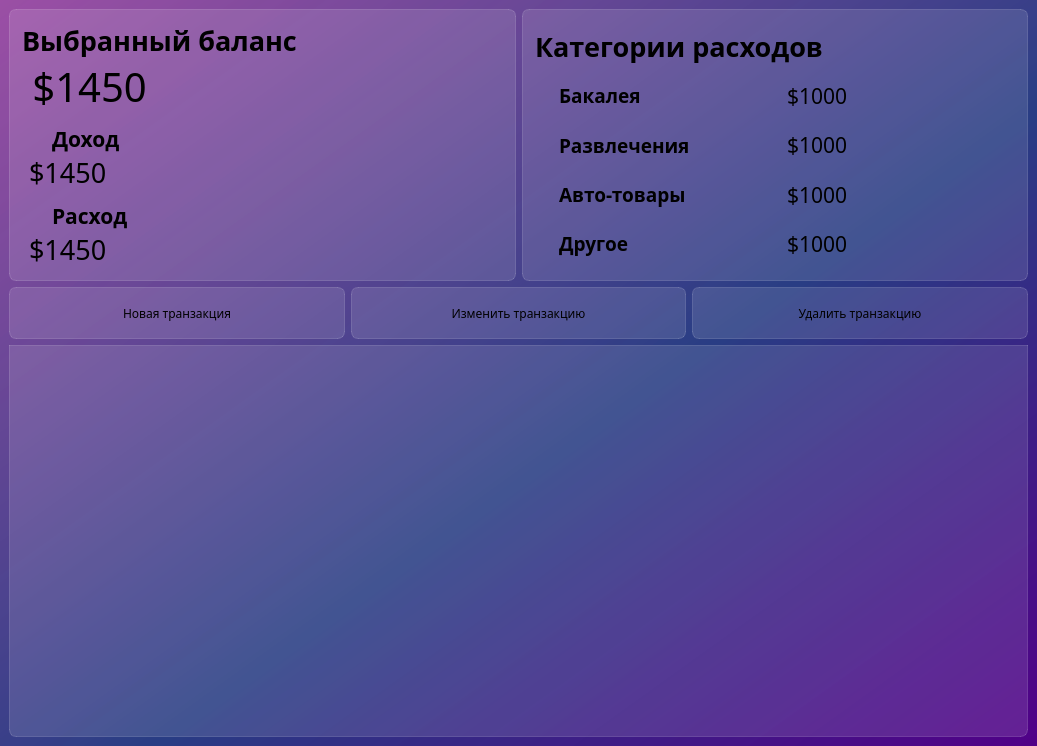
<?xml version="1.0" encoding="UTF-8"?>
<ui version="4.0">
 <class>MainWindow</class>
 <widget class="QMainWindow" name="MainWindow">
  <property name="geometry">
   <rect>
    <x>0</x>
    <y>0</y>
    <width>1037</width>
    <height>746</height>
   </rect>
  </property>
  <property name="windowTitle">
   <string>Expense tracker</string>
  </property>
  <property name="styleSheet">
   <string notr="true">background-color: qlineargradient(spread:pad, x1:1, y1:1, x2:0, y2:0, stop:0 rgba(81, 0, 135, 255), stop:0.427447 rgba(41, 61, 132, 235), stop:1 rgba(155, 79, 165, 255));
font-family: Noto Sans SC;</string>
  </property>
  <widget class="QWidget" name="centralwidget">
   <layout class="QVBoxLayout" name="verticalLayout_3">
    <item>
     <layout class="QHBoxLayout" name="horizontalLayout_7">
      <item>
       <widget class="QFrame" name="balance_frame">
        <property name="styleSheet">
         <string notr="true">background-color: rgba(255, 255, 255, 30);
border: 1px solid rgba(255, 255, 255, 40);
border-radius: 7px;</string>
        </property>
        <layout class="QVBoxLayout" name="verticalLayout">
         <property name="spacing">
          <number>0</number>
         </property>
         <property name="leftMargin">
          <number>12</number>
         </property>
         <property name="topMargin">
          <number>12</number>
         </property>
         <property name="rightMargin">
          <number>12</number>
         </property>
         <property name="bottomMargin">
          <number>12</number>
         </property>
         <item>
          <widget class="QLabel" name="le_current_balance">
           <property name="styleSheet">
            <string notr="true">color: black;
font-weight: bold;
font-size: 20pt;
background-color: none;
border: none;</string>
           </property>
           <property name="text">
            <string>Выбранный баланс</string>
           </property>
          </widget>
         </item>
         <item>
          <widget class="QLabel" name="le_balance">
           <property name="styleSheet">
            <string notr="true">color: black;
font-size: 30pt;
background-color: none;
border: none;</string>
           </property>
           <property name="text">
            <string> $1450</string>
           </property>
          </widget>
         </item>
         <item>
          <layout class="QHBoxLayout" name="horizontalLayout">
           <property name="spacing">
            <number>0</number>
           </property>
           <item>
            <widget class="QLabel" name="icon_up_arrow">
             <property name="maximumSize">
              <size>
               <width>24</width>
               <height>16777215</height>
              </size>
             </property>
             <property name="styleSheet">
              <string notr="true">background-color: none;
border: none;
padding-top: 10px;</string>
             </property>
             <property name="text">
              <string/>
             </property>
             <property name="pixmap">
              <pixmap resource="res-rc.qrc">:/icon /icon black/north_west_24dp_000000_FILL0_wght400_GRAD0_opsz24.svg</pixmap>
             </property>
            </widget>
           </item>
           <item>
            <widget class="QLabel" name="label_income">
             <property name="styleSheet">
              <string notr="true">color: black;
font-size: 16pt;
background-color: none;
border: none;
font-weight: bold;
padding-top: 10px;</string>
             </property>
             <property name="text">
              <string>Доход</string>
             </property>
            </widget>
           </item>
          </layout>
         </item>
         <item>
          <widget class="QLabel" name="income_balance">
           <property name="styleSheet">
            <string notr="true">color: black;
font-size: 20pt;
background-color: none;
border: none;</string>
           </property>
           <property name="text">
            <string> $1450</string>
           </property>
          </widget>
         </item>
         <item>
          <layout class="QHBoxLayout" name="horizontalLayout_2">
           <property name="spacing">
            <number>0</number>
           </property>
           <item>
            <widget class="QLabel" name="ico_down_arrow">
             <property name="maximumSize">
              <size>
               <width>24</width>
               <height>16777215</height>
              </size>
             </property>
             <property name="styleSheet">
              <string notr="true">background-color: none;
border: none;
padding-top: 10px;</string>
             </property>
             <property name="text">
              <string/>
             </property>
             <property name="pixmap">
              <pixmap resource="res-rc.qrc">:/icon /icon black/call_received_24dp_000000_FILL0_wght400_GRAD0_opsz24.svg</pixmap>
             </property>
            </widget>
           </item>
           <item>
            <widget class="QLabel" name="label_outcome">
             <property name="styleSheet">
              <string notr="true">color: black;
font-size: 16pt;
background-color: none;
border: none;
font-weight: bold;
padding-top: 10px;</string>
             </property>
             <property name="text">
              <string>Расход</string>
             </property>
            </widget>
           </item>
          </layout>
         </item>
         <item>
          <widget class="QLabel" name="outcome_balance">
           <property name="styleSheet">
            <string notr="true">color: black;
font-size: 20pt;
background-color: none;
border: none;</string>
           </property>
           <property name="text">
            <string> $1450</string>
           </property>
          </widget>
         </item>
        </layout>
       </widget>
      </item>
      <item>
       <widget class="QFrame" name="categories_frame">
        <property name="styleSheet">
         <string notr="true">background-color: rgba(255, 255, 255, 30);
border: 1px solid rgba(255, 255, 255, 40);
border-radius: 7px;</string>
        </property>
        <layout class="QVBoxLayout" name="verticalLayout_2">
         <property name="spacing">
          <number>0</number>
         </property>
         <property name="leftMargin">
          <number>12</number>
         </property>
         <property name="topMargin">
          <number>12</number>
         </property>
         <property name="rightMargin">
          <number>12</number>
         </property>
         <property name="bottomMargin">
          <number>12</number>
         </property>
         <item>
          <widget class="QLabel" name="label_9">
           <property name="styleSheet">
            <string notr="true">color: black;
font-weight: bold;
font-size: 20pt;
background-color: none;
border: none;</string>
           </property>
           <property name="text">
            <string>Категории расходов</string>
           </property>
          </widget>
         </item>
         <item>
          <layout class="QHBoxLayout" name="horizontalLayout_6">
           <property name="spacing">
            <number>0</number>
           </property>
           <item>
            <widget class="QLabel" name="icon_groceries">
             <property name="maximumSize">
              <size>
               <width>24</width>
               <height>16777215</height>
              </size>
             </property>
             <property name="styleSheet">
              <string notr="true">background-color: none;
border: none;</string>
             </property>
             <property name="text">
              <string/>
             </property>
             <property name="pixmap">
              <pixmap resource="res-rc.qrc">:/icon /icon black/shopping_cart_24dp_000000_FILL0_wght400_GRAD0_opsz24.svg</pixmap>
             </property>
            </widget>
           </item>
           <item>
            <widget class="QLabel" name="label_groceries">
             <property name="styleSheet">
              <string notr="true">color: black;
font-weight: bold;
font-size: 14pt;
background-color: none;
border: none;</string>
             </property>
             <property name="text">
              <string>Бакалея</string>
             </property>
            </widget>
           </item>
           <item>
            <widget class="QLabel" name="balance_groceries">
             <property name="styleSheet">
              <string notr="true">color: black;
font-size: 16pt;
background-color: none;
border: none;</string>
             </property>
             <property name="text">
              <string>$1000</string>
             </property>
            </widget>
           </item>
          </layout>
         </item>
         <item>
          <layout class="QHBoxLayout" name="horizontalLayout_5">
           <property name="spacing">
            <number>0</number>
           </property>
           <item>
            <widget class="QLabel" name="ico_entertainment">
             <property name="maximumSize">
              <size>
               <width>24</width>
               <height>16777215</height>
              </size>
             </property>
             <property name="styleSheet">
              <string notr="true">background-color: none;
border: none;</string>
             </property>
             <property name="text">
              <string/>
             </property>
             <property name="pixmap">
              <pixmap resource="res-rc.qrc">:/icon /icon black/sports_esports_24dp_000000_FILL0_wght400_GRAD0_opsz24.svg</pixmap>
             </property>
            </widget>
           </item>
           <item>
            <widget class="QLabel" name="label_entertainment">
             <property name="styleSheet">
              <string notr="true">color: black;
font-weight: bold;
font-size: 14pt;
background-color: none;
border: none;</string>
             </property>
             <property name="text">
              <string>Развлечения</string>
             </property>
            </widget>
           </item>
           <item>
            <widget class="QLabel" name="balance_entertainment">
             <property name="styleSheet">
              <string notr="true">color: black;
font-size: 16pt;
background-color: none;
border: none;</string>
             </property>
             <property name="text">
              <string>$1000</string>
             </property>
            </widget>
           </item>
          </layout>
         </item>
         <item>
          <layout class="QHBoxLayout" name="horizontalLayout_4">
           <property name="spacing">
            <number>0</number>
           </property>
           <item>
            <widget class="QLabel" name="ico_auto">
             <property name="maximumSize">
              <size>
               <width>24</width>
               <height>16777215</height>
              </size>
             </property>
             <property name="styleSheet">
              <string notr="true">background-color: none;
border: none;</string>
             </property>
             <property name="text">
              <string/>
             </property>
             <property name="pixmap">
              <pixmap resource="res-rc.qrc">:/icon /icon black/directions_car_24dp_000000_FILL0_wght400_GRAD0_opsz24.svg</pixmap>
             </property>
            </widget>
           </item>
           <item>
            <widget class="QLabel" name="label_auto">
             <property name="styleSheet">
              <string notr="true">color: black;
font-weight: bold;
font-size: 14pt;
background-color: none;
border: none;</string>
             </property>
             <property name="text">
              <string>Авто-товары</string>
             </property>
            </widget>
           </item>
           <item>
            <widget class="QLabel" name="balance_auto">
             <property name="styleSheet">
              <string notr="true">color: black;
font-size: 16pt;
background-color: none;
border: none;</string>
             </property>
             <property name="text">
              <string>$1000</string>
             </property>
            </widget>
           </item>
          </layout>
         </item>
         <item>
          <layout class="QHBoxLayout" name="horizontalLayout_3">
           <property name="spacing">
            <number>0</number>
           </property>
           <item>
            <widget class="QLabel" name="icon_other">
             <property name="maximumSize">
              <size>
               <width>24</width>
               <height>16777215</height>
              </size>
             </property>
             <property name="styleSheet">
              <string notr="true">background-color: none;
border: none;</string>
             </property>
             <property name="text">
              <string/>
             </property>
             <property name="pixmap">
              <pixmap resource="res-rc.qrc">:/icon /icon black/list_24dp_000000_FILL0_wght400_GRAD0_opsz24.svg</pixmap>
             </property>
            </widget>
           </item>
           <item>
            <widget class="QLabel" name="label_other">
             <property name="styleSheet">
              <string notr="true">color: black;
font-weight: bold;
font-size: 14pt;
background-color: none;
border: none;</string>
             </property>
             <property name="text">
              <string>Другое</string>
             </property>
            </widget>
           </item>
           <item>
            <widget class="QLabel" name="balance_other">
             <property name="styleSheet">
              <string notr="true">color: black;
font-size: 16pt;
background-color: none;
border: none;</string>
             </property>
             <property name="text">
              <string>$1000</string>
             </property>
            </widget>
           </item>
          </layout>
         </item>
        </layout>
       </widget>
      </item>
     </layout>
    </item>
    <item>
     <layout class="QHBoxLayout" name="horizontalLayout_8">
      <item>
       <widget class="QPushButton" name="btn_new_transaction">
        <property name="styleSheet">
         <string notr="true">QPushButton {
color: black;
background-color: rgba(255, 255, 255, 30);
border: 1px solid rgba(255, 255, 255, 40);
border-radius: 7px;
width: 230px;
height: 50px;
}

QPushButton:hover {
background-color: rgba(255, 255, 255, 40);
}

QPushButton:pressed {
background-color: rgba(255,255,255,70);
}</string>
        </property>
        <property name="text">
         <string>Новая транзакция</string>
        </property>
        <property name="icon">
         <iconset resource="res-rc.qrc">
          <normaloff>:/icon /icon black/post_add_24dp_000000_FILL0_wght400_GRAD0_opsz24.svg</normaloff>:/icon /icon black/post_add_24dp_000000_FILL0_wght400_GRAD0_opsz24.svg</iconset>
        </property>
        <property name="iconSize">
         <size>
          <width>24</width>
          <height>24</height>
         </size>
        </property>
       </widget>
      </item>
      <item>
       <widget class="QPushButton" name="btn_edit_transaction">
        <property name="styleSheet">
         <string notr="true">QPushButton {
color: black;
background-color: rgba(255, 255, 255, 30);
border: 1px solid rgba(255, 255, 255, 40);
border-radius: 7px;
width: 230px;
height: 50px;
}

QPushButton:hover {
background-color: rgba(255, 255, 255, 40);
}

QPushButton:pressed {
background-color: rgba(255,255,255,70);
}</string>
        </property>
        <property name="text">
         <string>Изменить транзакцию</string>
        </property>
        <property name="icon">
         <iconset resource="res-rc.qrc">
          <normaloff>:/icon /icon black/edit_24dp_000000_FILL0_wght400_GRAD0_opsz24.svg</normaloff>:/icon /icon black/edit_24dp_000000_FILL0_wght400_GRAD0_opsz24.svg</iconset>
        </property>
        <property name="iconSize">
         <size>
          <width>24</width>
          <height>24</height>
         </size>
        </property>
       </widget>
      </item>
      <item>
       <widget class="QPushButton" name="btn_delete_transaction">
        <property name="styleSheet">
         <string notr="true">QPushButton {
color: black;
background-color: rgba(255, 255, 255, 30);
border: 1px solid rgba(255, 255, 255, 40);
border-radius: 7px;
width: 230px;
height: 50px;
}

QPushButton:hover {
background-color: rgba(255, 255, 255, 40);
}

QPushButton:pressed {
background-color: rgba(255,255,255,70);
}</string>
        </property>
        <property name="text">
         <string>Удалить транзакцию</string>
        </property>
        <property name="icon">
         <iconset resource="res-rc.qrc">
          <normaloff>:/icon /icon black/delete_24dp_000000_FILL0_wght400_GRAD0_opsz24.svg</normaloff>:/icon /icon black/delete_24dp_000000_FILL0_wght400_GRAD0_opsz24.svg</iconset>
        </property>
        <property name="iconSize">
         <size>
          <width>24</width>
          <height>24</height>
         </size>
        </property>
       </widget>
      </item>
     </layout>
    </item>
    <item>
     <widget class="QTableView" name="tableView">
      <property name="styleSheet">
       <string notr="true">QTableView {
background-color: rgba(255, 255, 255, 30);
border: 1px solid rgba(255,255,255,40);
border-bottom-right-radius: 7px;
border-bottom-left-radius: 7px;
}

QTableView:section {
background-color: rgba(53, 53, 53);
color: black;
border: none;
height: 50px;
font-size: 14pt;
}

QTableView:item {
border-style: none; 
border-bottom: rgba(255,255,255,50);
}

QTableView:item:selected {
border: none;
color: rgba(255,255,255);
background-color: rgba(255, 255, 255, 50);
}</string>
      </property>
      <property name="verticalScrollBarPolicy">
       <enum>Qt::ScrollBarPolicy::ScrollBarAlwaysOff</enum>
      </property>
      <property name="horizontalScrollBarPolicy">
       <enum>Qt::ScrollBarPolicy::ScrollBarAlwaysOff</enum>
      </property>
      <property name="showGrid">
       <bool>false</bool>
      </property>
      <attribute name="horizontalHeaderDefaultSectionSize">
       <number>135</number>
      </attribute>
     </widget>
    </item>
   </layout>
  </widget>
 </widget>
 <resources>
  <include location="res-rc.qrc"/>
 </resources>
 <connections/>
</ui>
